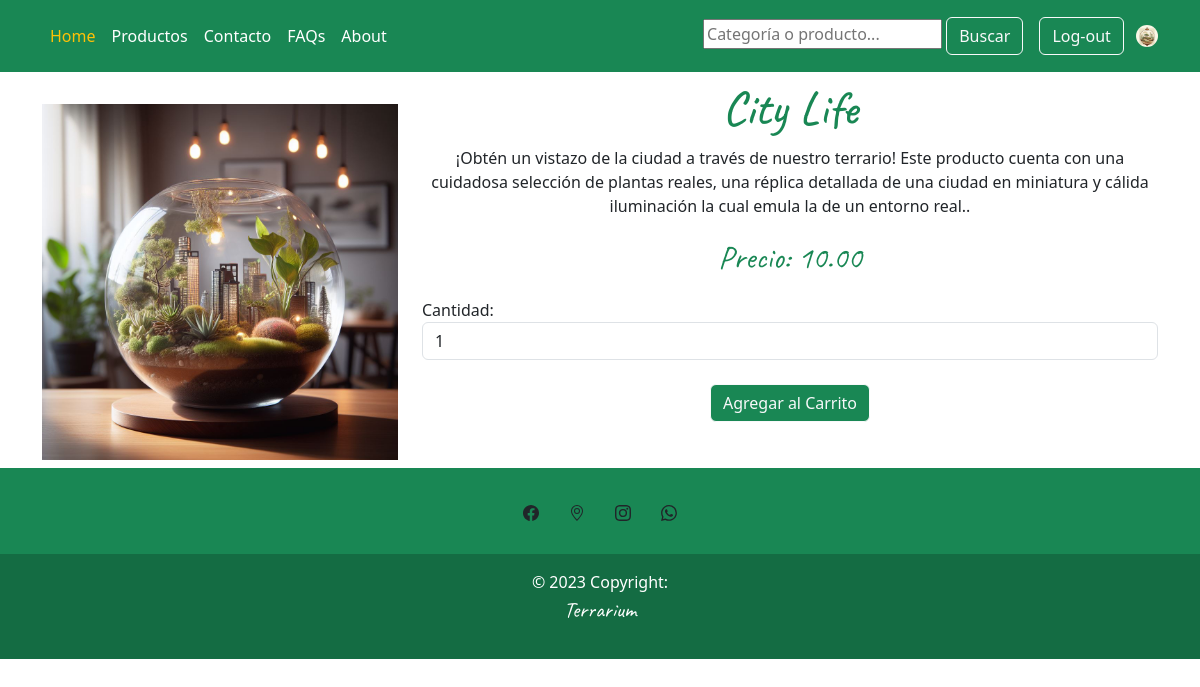
Page /product/10/ (signed in) on the committed database.
### admin_panel/models.py (models this page shows, shortened)
class Product(models.Model):
    name = models.CharField(max_length=150, verbose_name='Nombre')
    price = models.DecimalField(max_digits=10, decimal_places=2, verbose_name='Precio')
    inventory = models.PositiveIntegerField(verbose_name='Inventario')
    description = models.TextField(null=True, verbose_name='Descripción')
    cover = models.ImageField(upload_to= 'products', verbose_name='Imagen del producto')
    created = models.DateTimeField(auto_now_add=True)
    updated = models.DateTimeField(auto_now=True)
    class Meta:
        verbose_name='Producto'
        verbose_name_plural='Productos'

### catalog/views.py (the view)
# urls.py: path('product/<int:pk>/', views.ProductDetailView.as_view(), name='product'),
class ProductDetailView(DetailView):
    model = models.Product
    template_name = 'catalog/product.html'
    context_object_name = 'product'
    def get_object(self, queryset=None):
       product_id = self.kwargs['pk']
       return models.Product.objects.get(pk=product_id)

### catalog/forms.py
class SearchForm(forms.Form):
    search_query = forms.CharField(
        max_length=100,
        required=False,
        widget=forms.TextInput(attrs={'placeholder': 'Categoría o producto...'}),
        label=''
    )

### store/context_processors.py (called while the page is built)
def search_form(request):
    return {'search_form': SearchForm()}

def avatar(request):
    avatar = None
    if request.user.is_authenticated:
        try:
            profile = Profile.objects.get(user=request.user)
            avatar = profile.avatar.url
        except Profile.DoesNotExist:
            pass
    return {'avatar': avatar}

### catalog/templates/catalog/product.html (shortened to what this page needs)
{% extends 'base.html' %}
{% load static %}
    {% block content %}
    <div class="container">
      <div class="row">
        <div class="col-md-4 mt-3">
          <img src="{{ product.cover.url }}" class="img-fluid mt-2" alt="{{product.name}}"/>
        </div>
        <div class="col-md-8">
          <h1 class="card-text text-success text-center" style="font-family:'Caveat'; font-size:3em">
            {{product.name}}
          </h1>
          <p class="text-center">{{product.description}}.</p>
          <p class="card-text text-success text-center" style="font-family:'Caveat'; font-size:2em">Precio: {{product.price}}</p>
          <label for="cantidad">Cantidad:</label>
          <input type="number" id="cantidad" class="form-control" value="1" max="{{product.inventory}}"/>
          <br/>
          <div class= "d-flex flex-wrap justify-content-center">
            <button class="btn btn-outline-light btn-success mb-1">Agregar al Carrito</button>
          </div>
        </div>
      </div>
    </div>
    {% endblock content %}

### rows in the picture
Product: cover (picture), name "City Life", description "¡Obtén un vistazo de la ciudad a través de nuestro terrario! Este producto cuenta con una cuidadosa selección de plantas reales, una réplica detallada de una ciudad en miniatura y cálida iluminación la cual emula la de un entorno real.", price "10.00"
